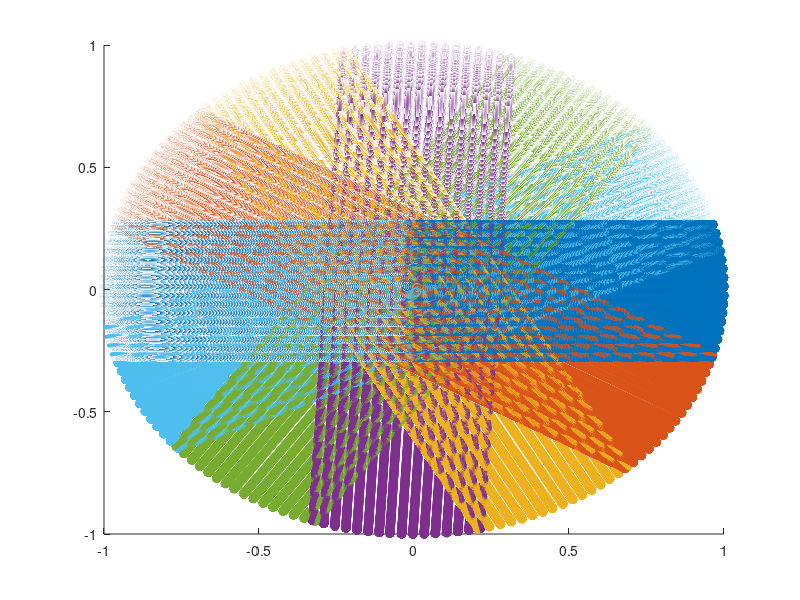

This chart was generated by the following MATLAB code: (Note: this script raises an error after producing the figure.)
clear;close all;clc
%characteristic of LIDAR
    %Angle elevation range; [-16.677; 16,545]
        %In this particular device we have 16 laser beams/points
        %Also, every azimuth block has an angle offset (-1.24°)
        %AZBLK=[15.379 13.236 11.128 9.03 6.941 4.878 2.788 0.705 -1.454 -3.448 -5.518 -7.601 -9.697 -11.789 -13.914 -16.062]
    %About encode range: [0,90111]
    %In mode 1023 azimuth. Every azimuth increments in 88 ticks
        %1 tick = 360/90112= 0.003995°.     Aprox -> 0.004°
        %88 tick = 360*88/90112 = 0.3516°
    %In total, we obtain 1024*16 = 16384 points in every LIDAR scan
      
%Set Local variables:
AZBLK=[15.379 13.236 11.128 9.03 6.941 4.878 2.788 0.705 -1.454 -3.448 -5.518 -7.601 -9.697 -11.789 -13.914 -16.062];
azimuth_offset=-1.24*(pi/180); %without considering offset of every beam
n_AZBLK=1024;
ticks_per_azimuth=90112/n_AZBLK;
ang_diff=2*pi/n_AZBLK;
n_rotation=6;


%Interception with synthetic spheric room
%pre-allocation
temp=zeros(n_AZBLK*length(AZBLK),3);
points_data=cell(1,n_rotation);
for i=1:n_rotation
    points_data{i}=temp;
end

%Rotation -> 31° 
%Tiene que ser menor al la suma de angulos de elevacion, pero mayor a 30
%para cumplir con el barrido total
rot_angle=-31*pi/180;
rot_matrix=[cos(rot_angle) -sin(rot_angle)  0;
            sin(rot_angle) cos(rot_angle)   0;
            0               0               1];
R=1;%radius sphere
for i=1:n_rotation
    for j=1:n_AZBLK
        x=sin(ang_diff*(j-1)+azimuth_offset);
        z=-cos(ang_diff*(j-1)+azimuth_offset);
        for k=1:length(AZBLK)
            y=tan(AZBLK(k)*pi/180);
            new_xyz=rot_matrix^(i-1)*[x;y;z];
            %sphere
            [thetha,phi,~]=cart2sph(new_xyz(1),new_xyz(2),new_xyz(3));
            [temp_x,temp_y,temp_z]=sph2cart(thetha,phi,R);           
            temp(length(AZBLK)*(j-1)+k,:)=[temp_x,temp_y,temp_z];
        end
    end
    points_data{i}=temp;    
end
figure (1)
hold
for i=1:n_rotation
    temp=points_data{i};
    scatter3(temp(:,1),temp(:,2),temp(:,3))
end
hold off

%%
p1=[0,0,0];
p2=p1;
l1_param=[0,0,0];
l2_param=l1_param;
alfa1=AZBLK(1)*pi/180;
alfa2=AZBLK(end)*pi/180;
    
%Let's set the boundary points of the donuts and every pair of equation lines
for i=1:n_rotation
    p1(i,:)=[cos(rot_angle*(i-1)+alfa1),sin(rot_angle*(i-1)+alfa1),0];
    p2(i,:)=[cos(rot_angle*(i-1)+alfa2),sin(rot_angle*(i-1)+alfa2),0];
    l1_param(i,:)=[tan(rot_angle*(i-1)),p1(i,1),p1(i,2)];
    l2_param(i,:)=[tan(rot_angle*(i-1)),p2(i,1),p2(i,2)];
end

%Verify relevant data
new_points_data=points_data;
%Donut2
i=2;
for j=1:length(new_points_data{i})
    x_data=new_points_data{i}(j,1);
    y_data=new_points_data{i}(j,2);
    z_data=new_points_data{i}(j,3);
    if y_data<p1(1,2) && y_data>p2(1,2)
        new_points_data{i}(j,:)=[0,0,0];
    end
end
%Donut 3 and 4
for i=3:4
    for j=1:length(new_points_data{i})
        x_data=new_points_data{i}(j,1);
        y_data=new_points_data{i}(j,2);
        z_data=new_points_data{i}(j,3);
        if y_data>p1(1,2) 
            y_temp=line_equation(x_data,l1_param(i-1,:));
            if y_data<y_temp
                new_points_data{i}(j,:)=[0,0,0];
            end
        elseif y_data<p2(1,2)
            y_temp=line_equation(x_data,l2_param(i-1,:));
            if y_data>y_temp
                new_points_data{i}(j,:)=[0,0,0];
            end
        else
            new_points_data{i}(j,:)=[0,0,0];
        end
    end
end
%Donut 5 and 6
for i=5:6
    for j=1:length(new_points_data{i})
        x_data=new_points_data{i}(j,1);
        y_data=new_points_data{i}(j,2);
        z_data=new_points_data{i}(j,3);
        if y_data>p1(1,2) 
            y_temp=line_equation(x_data,l1_param(i-1,:));
            if y_data>y_temp%this part is different
                new_points_data{i}(j,:)=[0,0,0];
            end
        elseif y_data<p2(1,2)
            y_temp=line_equation(x_data,l2_param(i-1,:));
            if y_data<y_temp%this part is different
                new_points_data{i}(j,:)=[0,0,0];
            end
        else
            new_points_data{i}(j,:)=[0,0,0];
        end
    end
end

figure (2)
hold
%temp=[];
for i=1:n_rotation
    temp=[new_points_data{i}];
    %Para generar data a Carlos->temp=[temp;new_points_data{i}];
    scatter3(temp(:,1),temp(:,2),temp(:,3))
end
hold off

%% Analysis data
temp=zeros(length(points_data{1}),2);
figure (3)
for i=1:n_rotation
    subplot(2,3,i)
    for j=1:16:length(points_data{i})
        for k=0:15
            if isequal(new_points_data{i}(j+k,:),[0 0 0])
                temp(j+k,:)=[0 0];
            else
                temp(j+k,:)=[(j-1)/16+1,16-k];
            end
        end
    end
    scatter(temp(:,1),temp(:,2))
    title('Donut '+string(i))
end
%% Triangulate
figure(4);
hold
%k_puntos=16384;
%T=[];
for i=1:n_rotation
    temp=new_points_data{i};
    T=[triangulate_v1(temp,length(AZBLK),n_AZBLK)];
    %T=[T;triangulate_v1(temp,length(AZBLK),n_AZBLK)+(i-1)*k_puntos];
    trimesh(T,temp(:,1),temp(:,2),temp(:,3))
end
